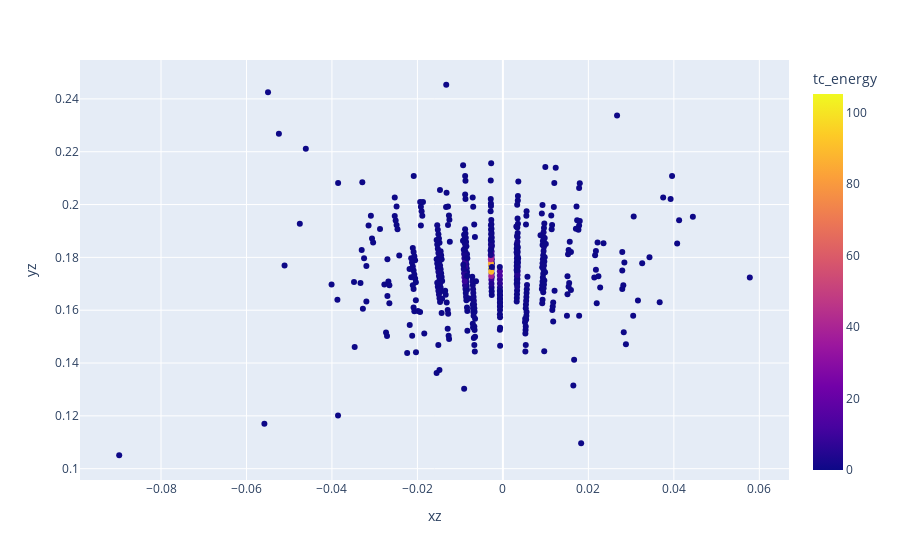

The notebook cell this image was saved under:
### Code cell
px.scatter(tc_test, x='xz', y='yz', color='tc_energy')

### Figure 1 — Plotly figure (JSON) as saved in the notebook; plotly's stock layout.template omitted (floating-point values rounded to 4 significant figures; data arrays with more than 128 entries replaced by an {"elided": "..."} marker saying what was removed)
{"data": [{"hovertemplate": "xz=%{x}<br>yz=%{y}<br>tc_energy=%{marker.color}<extra></extra>", "legendgroup": "", "marker": {"color": {"elided": "438 float values"}, "coloraxis": "coloraxis", "symbol": "circle"}, "mode": "markers", "name": "", "orientation": "v", "showlegend": false, "type": "scatter", "x": {"elided": "438 float values"}, "xaxis": "x", "y": {"elided": "438 float values"}, "yaxis": "y"}], "layout": {"coloraxis": {"colorbar": {"title": {"text": "tc_energy"}}, "colorscale": [[0, "#0d0887"], [0.1111, "#46039f"], [0.2222, "#7201a8"], [0.3333, "#9c179e"], [0.4444, "#bd3786"], [0.5556, "#d8576b"], [0.6667, "#ed7953"], [0.7778, "#fb9f3a"], [0.8889, "#fdca26"], [1, "#f0f921"]]}, "legend": {"tracegroupgap": 0}, "margin": {"t": 60}, "xaxis": {"anchor": "y", "domain": [0, 1], "title": {"text": "xz"}}, "yaxis": {"anchor": "x", "domain": [0, 1], "title": {"text": "yz"}}}}
